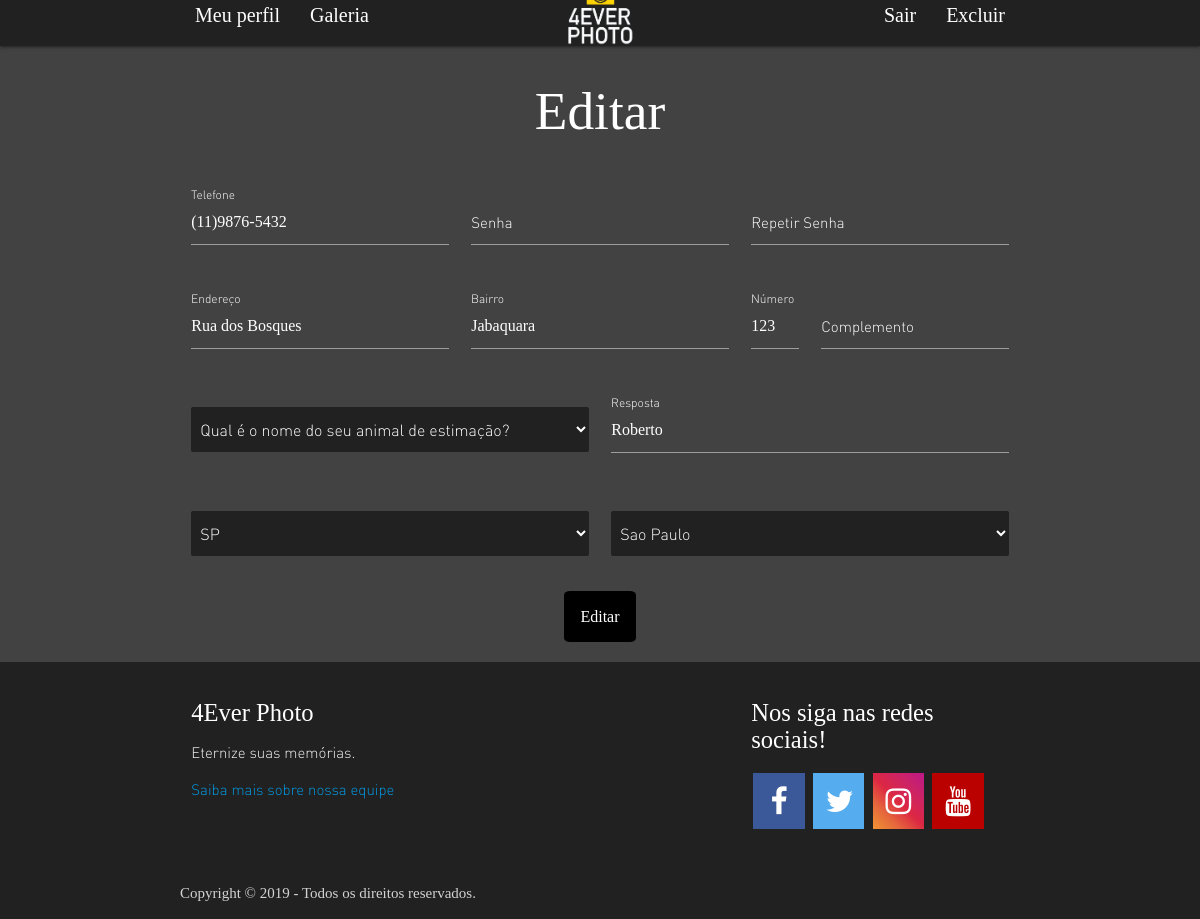
Screenshot of /editar.php (signed in) with the database file from the repository.
### tables this page shows
CREATE TABLE `usuario` (
  `id_usuario` int(10) NOT NULL,
  `nmuser_usuario` varchar(15) NOT NULL,
  `email_usuario` varchar(30) NOT NULL,
  `senha_usuario` varchar(100) NOT NULL,
  `nome_usuario` varchar(15) NOT NULL,
  `sobrenome_usuario` varchar(40) NOT NULL,
  `telefone_usuario` varchar(11) NOT NULL,
  `rua_usuario` varchar(100) NOT NULL,
  `num_casa_usuario` varchar(6) NOT NULL,
  `complemento_usuario` varchar(30) DEFAULT NULL,
  `bairro_usuario` varchar(20) NOT NULL,
  `cidade_usuario` varchar(20) NOT NULL,
  `uf_usuario` varchar(2) NOT NULL,
  `tipo_usuario` int(11) NOT NULL,
  `cpf_usuario` varchar(11) NOT NULL,
  `desc_usuario` varchar(255) DEFAULT NULL,
  `pergunta_usuario` int(1) DEFAULT NULL,
  `resposta_usuario` varchar(255) DEFAULT NULL,
  `especializacao_usuario` int(11) DEFAULT NULL
);

### editar.php (the view, shortened to what this page needs)
<!DOCTYPE html>
<html>
    <head>
        <?php include 'includes/head.php'; include 'includes/conexao.php'; include 'includes/authorization.php' ?>
    </head>
    <body class="#424242 grey darken-3">
        <?php include 'includes/menu.php';
            $sql_info=('SELECT * FROM usuario WHERE id_usuario = '.$_SESSION['id_usuario'].';');
            $info = mysqli_query($conexao, $sql_info);
            while($edit=mysqli_fetch_array($info)){
        ?>
            <h2 class="center white-text ">Editar</h2>
            <br>
            <div class="row container">
                <form class="col s12" method="POST" id="edit" action="#">
                    <div class="row">
                        <div class="input-field col s4">
                            <input required style="color:white;" name="telefone_usuario" id="telefone_usuario" value="<?php echo $edit["telefone_usuario"]?>" type="text" class="validate">
                            <label for="telefone_usuario">Telefone</label>
                        </div>
                        <div class="input-field col s4">
                            <input required style="color:white;" name="senha_usuario" id="senha_usuario" type="password" class="validate">
                            <label for="senha_usuario">Senha</label>
                        </div>
                        <div class="input-field col s4">
                            <input required style="color:white;" name="senha_usuario2" id="senha_usuario2" type="password" class="validate">
                            <label for="senha_usuario2">Repetir Senha</label>
                        </div>
                    </div>
                    <div class="row">
                        <div class="input-field col s4">
                            <input required style="color:white;" name="rua_usuario" id="rua_usuario" type="text" value="<?php echo $edit["rua_usuario"]?>" class="validate">
                            <label for="rua_usuario">Endereço</label>
                        </div>
                        <div class="input-field col s4">
                            <input required style="color:white;" name="bairro_usuario" id="bairro_usuario" type="text" value="<?php echo $edit["bairro_usuario"]?>" class="validate">
                            <label for="bairro_usuario">Bairro</label>
                        </div>
                        <div class="input-field col s1">
                            <input required style="color:white;" name="num_casa_usuario" id="num_casa_usuario" type="text" value="<?php echo $edit["num_casa_usuario"]?>" class="validate">
                            <label for="num_casa_usuario">Número</label>
                        </div>
                        <div class="input-field col s3">
                            <input style="color:white;" name="complemento_usuario" id="complemento_usuario" type="text" value="<?php echo $edit["complemento_usuario"]?>" class="validate">
                            <label for="complemento_usuario">Complemento</label>
                        </div>
                    </div>
                    <div class="row white-text">
                        <div class="input-field col s6">
                            <select name="pergunta_usuario" required class="browser-default" name="pergunta" id="pergunta">
                                <option value="<?php echo $edit['pergunta_usuario'];?>"><?php if($edit['pergunta_usuario']==1){
                                        echo('Qual é o nome do seu animal de estimação?');
                                    }else if($edit['pergunta_usuario']==2){
                                        echo('Qual é sua comida preferida?');
                                    }else if($edit['pergunta_usuario']==3){
                                        echo('Qual é sua cor preferida?');
                                    }else if($edit['pergunta_usuario']==4){
                                        echo('Qual é seu filme preferido?');
                                    }else if($edit['pergunta_usuario']==5){
                                        echo('Qual é sua série preferida?');
                                    }?>
                                </option>
                            </select>
                        </div>
                        <div class="input-field col s6">
                            <input style="color:white;" name="resposta_usuario" id="resposta_usuario" type="text" value="<?php echo $edit["resposta_usuario"]?>" class="validate">
                            <label for="resposta_usuario">Resposta</label>
                        </div>
                    </div>
                    <div class="row">
                        <div class="input-field col s6">
                            <select required class="browser-default" name="uf_estado" id="estado">
                                <?php
	                                echo '<option value="'.$edit["uf_usuario"].'">'.$edit["uf_usuario"].'</option>';
                                ?>
                            </select>
                        </div>
                        <div class="input-field col s6">
                            <select required class="browser-default" name="cidade_usuario" id="cidade">
                                <option value="<?php echo $edit['cidade_usuario']; ?>"><?php echo $edit['cidade_usuario']; ?></option>
                            </select>
                        </div>
                    </div>
                    <div class="center">
                        <input id="editar" name="editar" value="Editar" type="submit">
                    </div>
                </form>
                <br>
            </div>
            <?php
            }
            include 'includes/footer.php';
        ?>
    </body>
</html>

### css/custom.css (style rules this page uses)
html { font-weight: 100; }

### editar.php (style rules this page uses)
.input-field label { color: white; }
.center input[type=submit] { color: #fff; background: black; border: none; padding: 2%; border-radius: 8%; }
.input-field select { background-color: #212121; color: white; border: none; }
.input-field option { background-color: white; color: black; }
.white-text select { background-color: #212121; color: white; border: none; }
.white-text option { background-color: white; color: black; }

### rows the page displays
usuario: telefone_usuario "(11)9876-5432", rua_usuario "Rua dos Bosques", bairro_usuario "Jabaquara", num_casa_usuario "123", pergunta_usuario "Qual é o nome do seu animal de estimação?", resposta_usuario "Roberto", uf_estado "SP", cidade_usuario "Sao Paulo"
